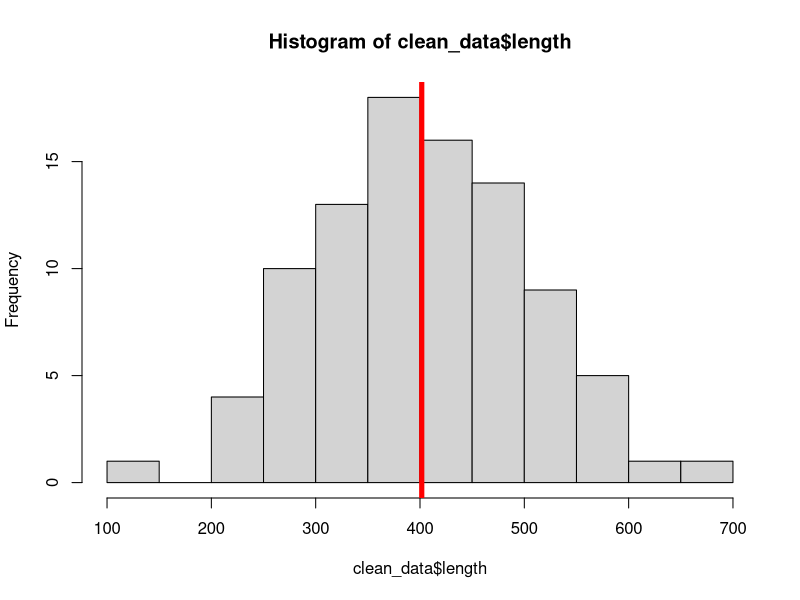

Here is the R script that generated this plot:


# ========= setup =========


# dir.create(paste0(getwd(),"/figures"))
clean_data <- read.csv("./data/clean_data.csv")





# ========= analysis =========

mean_len <- mean(clean_data$length)




# ========== output =========

# open device
png(filename="./figures/length_histogram.png")

# create plot
hist(clean_data$length)
abline(v=mean_len, col = "red", lwd = 5)

# close device
dev.off()


